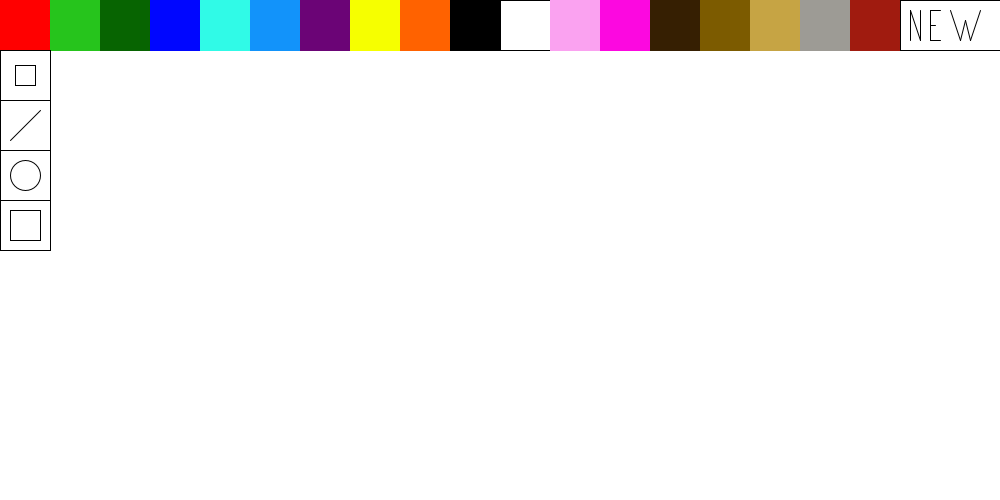
Frame 1 (no input)
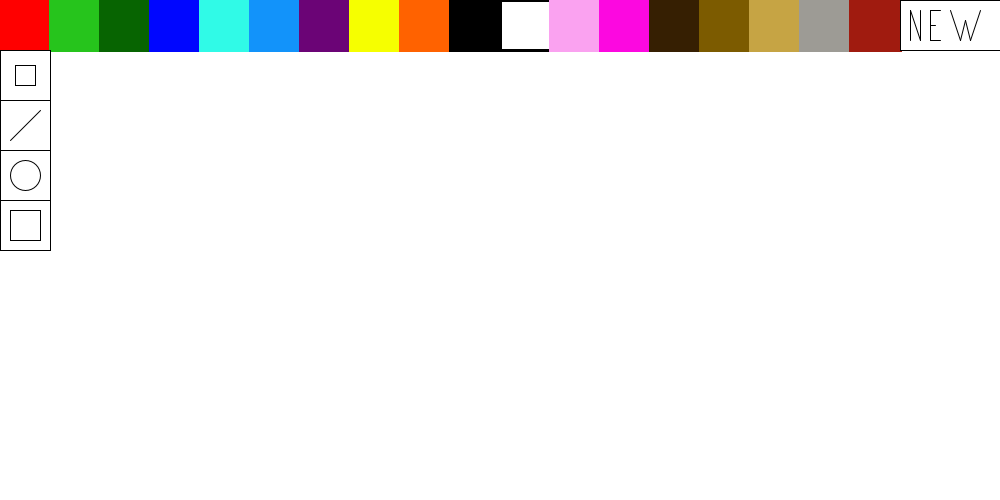
Frame 60 (the mouse pressed at the canvas centre just before this capture)
Frame 120 (the mouse held since frame 60 and released just before this capture): identical to frame 60, image omitted

The Processing sketch that drew these frames (run headless with seeded random() and noise(); from frame 60 on, the mouse is pressed at the canvas centre):

// Processing sketch: processing_174002
// ── processing_174002.pde

//paleta de colores
boolean botonrojo=false;
boolean botonverdelimon=false;
boolean botonverdebandera=false;
boolean azul=false;
boolean azulturquesa=false;
boolean cielo=false;
boolean morado=false;
boolean amarillo=false;
boolean anaranjado=false;
boolean negro=false;
boolean blanco=false;
boolean rosa=false;
boolean fiusha=false;
boolean cafe=false;
boolean cafeclaro=false;
boolean dorado=false;
boolean gris=false;
boolean vino=false;

//funciones
boolean lapiz=false;
boolean goma=false;
boolean circulo=false;
boolean cuadrados=false;
boolean nuevo=false;
 
void setup()
{
size(1000,500);
background(255);
smooth();
}

void draw()
 {
   
   //PALETA DE COLORES


//rojo
stroke(#FF0000);
  fill(#FF0000);
  rect(0,0,50,50);
  
//verdelimon
stroke(#26C41C);
fill(#26C41C);
rect(50,0,50,50);

//verdebandera
stroke(#076401);
fill(#076401);
rect(100,0,50,50);

//azul
stroke(#0006FF);
fill(#0006FF);
rect(150,0,50,50);

//azulturquesa
stroke(#30FAE7);
fill(#30FAE7);
rect(200,0,50,50);

//cielo
stroke(#1293FA);
fill(#1293FA);
rect(250,0,50,50);

//morado
stroke(#6B0476);
fill(#6B0476);
rect(300,0,50,50);

//amarillo
stroke(#F6FF00);
fill(#F6FF00);
rect(350,0,50,50);

//anaranjado
stroke(#FF6200);
fill(#FF6200);
rect(400,0,50,50);

//negro
stroke(0);
fill(0);
rect(450,0,50,50);

//blanco
stroke(0);
fill(255);
rect(500,0,50,50);

//rosa
stroke(#FAA2F0);
fill(#FAA2F0);
rect(550,0,50,50);

//fiusha
stroke(#FC08E0);
fill(#FC08E0);
rect(600,0,50,50);

//cafe
stroke(#361F02);
fill(#361F02);
rect(650,0,50,50);

//cafeclaro
stroke(#7C5B00);
fill(#7C5B00);
rect(700,0,50,50);

//dorado
stroke(#C6A444);
fill(#C6A444);
rect(750,0,50,50);

//gris
stroke(#9D9B95);
fill(#9D9B95);
rect(800,0,50,50);

//vino
stroke(#A01B0F);
fill(#A01B0F);
rect(850,0,50,50);

//FUNCIONES

//goma
stroke(0);
strokeWeight(1);
fill(255); 
rect(0,50,50,50);
fill( 255);
rect(15,65,20,20);
 
 //lapiz
 fill(255);
 rect(0,100,50,50);
 line(10,140,40,110);
 
 //circulo
 rect(0,150,50,50);
 ellipse(25,175,30,30);
 
 //cuadrados
 rect(0,200,50,50);
 rect(10,210,30,30);
 
 //nuevo
 stroke(0);
 fill(255);
 rect(900,0,100,50);
 line(910,10,910,40);
 line(910,10,920,40);
 line(920,40,920,10);
 line(930,10,930,40);
 line(930,10,940,10);
 line(930,25,935,25);
 line(930,40,940,40);
 line(950,10,960,40);
 line(960,40,965,20);
 line(965,20,970,40); 
 line(970,40,980,10);

//PALETA DE COLORES
  
  //rojo
  
  if(botonrojo==true){
   stroke(#FF0000);
   fill(#FF0000);
    rect(0,0,50,50);
  }

//verdelimon


if(botonverdelimon==true){
   stroke(#26C41C);
fill(#26C41C);
 

}
  
  //verdebandera
 
 if(botonverdebandera==true){
   stroke(#076401);
fill(#076401);
 }

   //azul
   
   if(azul==true){
     stroke(#0006FF);
     fill(#0006FF);
   
}
       
   //azulturquesa
   
   if(azulturquesa==true){
     stroke(#30FAE7);
     fill(#30FAE7);
     
}

 //cielo
 if(cielo==true){
   stroke(#1293FA);
   fill(#1293FA);
   
}
     
   //morado
 if(morado==true){
 stroke(#6B0476);
fill(#6B0476);
 
}
  
  //amarillo
  if(amarillo==true){
  stroke(#F6FF00);
  fill(#F6FF00);
  
  }
  
 //anaranjado
if(anaranjado==true){
stroke(#FF6200);
fill(#FF6200);
 
}

//negro
if(negro==true){
    stroke(0);
    fill(0);
     
}
  
//blanco
if(blanco==true){
  stroke(255);
  fill(255);
 
}

//rosa
if(rosa==true){
  stroke(#FAA2F0);
  fill(#FAA2F0);
   
}

//fiusha
if(fiusha==true){
  stroke(#FC08E0);
  fill(#FC08E0);
 }

//cafe
if(cafe==true){
  stroke(#361F02);
  fill(#361F02);
   }

//cafeclaro
if(cafeclaro==true){
  stroke(#7C5B00);
  fill(#7C5B00);
   }
 
//dorado
if(dorado==true){
  stroke(#C6A444);
  fill(#C6A444);
  }

//gris
if(gris==true){
  stroke(#9D9B95);
  fill(#9D9B95);
   }

//vino
if(vino==true){
  stroke(#A01B0F);
  fill(#A01B0F);
   }

//FUNCIONES

strokeWeight(3);

//goma
if(goma==true){
  if(mousePressed){
  noStroke();
  fill(255);
  rect(mouseX,mouseY,25,25);
 
}}

 //circulos
 if(circulo==true){
   if(mousePressed){
   ellipse(mouseX,mouseY,30,30);
  
   }
 }
 
 //cuadrados
 if(cuadrados==true){
   if(mousePressed){
     rect(mouseX,mouseY,30,30);
   }}
   
 //lapiz
  if(lapiz==true){
   if(mousePressed){
     line(mouseX,mouseY,pmouseX,pmouseY);}
  }
    
 //nuevo
 if(nuevo==true){
   noStroke();
   fill(255);
   rect(51,51,950,450);
   rect(0,251,51,250);
 
 }

}   
     
      void mousePressed()
 {
   //rojo
   if(mouseX>0 && mouseX<50 && mouseY>0 && mouseY<50){
   botonrojo=!botonrojo;

 botonverdelimon=false;
 botonverdebandera=false;
 azul=false;
 azulturquesa=false;
 cielo=false;
 morado=false;
 amarillo=false;
 anaranjado=false;
 negro=false;
 blanco=false;
 rosa=false;
 fiusha=false;
 cafe=false;
 cafeclaro=false;
 dorado=false;
 gris=false;
 vino=false;



   stroke(#FF0000);}
   
   //verdelimon
   if(mouseX>50 && mouseX<100 && mouseY>0 && mouseY<50){

  
botonverdelimon=!botonverdelimon;
 
 botonrojo=false;
 botonverdebandera=false;
 azul=false;
 azulturquesa=false;
 cielo=false;
 morado=false;
 amarillo=false;
 anaranjado=false;
 negro=false;
 blanco=false;
 rosa=false;
 fiusha=false;
 cafe=false;
 cafeclaro=false;
 dorado=false;
 gris=false;
 vino=false;
 
  }
   
   //verdebandera
   if(mouseX>100 && mouseX<150 && mouseY>0 && mouseY<50){
    
 botonverdebandera=!botonverdebandera;
 
  botonrojo=false;
 botonverdelimon=false;
 
 azul=false;
 azulturquesa=false;
 cielo=false;
 morado=false;
 amarillo=false;
 anaranjado=false;
 negro=false;
 blanco=false;
 rosa=false;
 fiusha=false;
 cafe=false;
 cafeclaro=false;
 dorado=false;
 gris=false;
 vino=false;

 
 }
   
   //azul
      if(mouseX>150 && mouseX<200 && mouseY>0 && mouseY<50){
        
 azul=!azul;
 
 botonrojo=false;
 botonverdelimon=false;
 botonverdebandera=false;
 
 azulturquesa=false;
 cielo=false;
 morado=false;
 amarillo=false;
 anaranjado=false;
 negro=false;
 blanco=false;
 rosa=false;
 fiusha=false;
 cafe=false;
 cafeclaro=false;
 dorado=false;
 gris=false;
 vino=false;

 
}
   
   //azulturquesa
   if(mouseX>200& mouseX<250 && mouseY>0 && mouseY<50){
  
 azulturquesa=!azulturquesa;
 
 botonrojo=false;
 botonverdelimon=false;
 botonverdebandera=false;
 azul=false;
 
 cielo=false;
 morado=false;
 amarillo=false;
 anaranjado=false;
 negro=false;
 blanco=false;
 rosa=false;
 fiusha=false;
 cafe=false;
 cafeclaro=false;
 dorado=false;
 gris=false;
 vino=false;

 
}
   
   //cielo
    if(mouseX>250&&mouseX<300&& mouseY>0 && mouseY<50){
      
   cielo=!cielo;
 
 botonrojo=false;
 botonverdelimon=false;
 botonverdebandera=false;
 azul=false;
 azulturquesa=false;
 
 morado=false;
 amarillo=false;
 anaranjado=false;
 negro=false;
 blanco=false;
 rosa=false;
 fiusha=false;
 cafe=false;
 cafeclaro=false;
 dorado=false;
 gris=false;
 vino=false;
 
}
   
 //morado
if(mouseX>300&&mouseX<350 && mouseY>0 &&mouseY<50){

  morado=!morado;
 
 botonrojo=false;
 botonverdelimon=false;
 botonverdebandera=false;
 azul=false;
 azulturquesa=false;
 cielo=false;

 amarillo=false;
 anaranjado=false;
 negro=false;
 blanco=false;
 rosa=false;
 fiusha=false;
 cafe=false;
 cafeclaro=false;
 dorado=false;
 gris=false;
 vino=false;

 
}
  
  //amarillo
  if(mouseX>350&&mouseX<400 &&mouseY>0 && mouseY<50){
     
      amarillo=!amarillo;
 
 botonrojo=false;
 botonverdelimon=false;
 botonverdebandera=false;
 azul=false;
 azulturquesa=false;
 cielo=false;
 morado=false;

 anaranjado=false;
 negro=false;
 blanco=false;
 rosa=false;
 fiusha=false;
 cafe=false;
 cafeclaro=false;
 dorado=false;
 gris=false;
 vino=false;

 
}

//anaranjado
if(mouseX>400 && mouseY<450 && mouseY>0 && mouseY<50){

  anaranjado=!anaranjado;
  
 botonrojo=false;
 botonverdelimon=false;
 botonverdebandera=false;
 azul=false;
 azulturquesa=false;
 cielo=false;
 morado=false;
 amarillo=false;
 
 negro=false;
 blanco=false;
 rosa=false;
 fiusha=false;
 cafe=false;
 cafeclaro=false;
 dorado=false;
 gris=false;
 vino=false;

 
 }

//negro
if(mouseX>450 && mouseX<500 && mouseY>0 && mouseY<50){

 negro=!negro;
 
 botonrojo=false;
 botonverdelimon=false;
 botonverdebandera=false;
 azul=false;
 azulturquesa=false;
 cielo=false;
 morado=false;
 amarillo=false;
 anaranjado=false;

 blanco=false;
 rosa=false;
 fiusha=false;
 cafe=false;
 cafeclaro=false;
 dorado=false;
 gris=false;
 vino=false;

 
 }


//blanco
if(mouseX>500 && mouseX<550 && mouseY>0 &&mouseY<50){

blanco=!blanco;

 botonrojo=false;
 botonverdelimon=false;
 botonverdebandera=false;
 azul=false;
 azulturquesa=false;
 cielo=false;
 morado=false;
 amarillo=false;
 anaranjado=false;
 negro=false;
 
 rosa=false;
 fiusha=false;
 cafe=false;
 cafeclaro=false;
 dorado=false;
 gris=false;
 vino=false;

 
}

//rosa

if(mouseX>550 && mouseX<600 && mouseY>0 &&mouseY<50){

rosa=!rosa;

 botonrojo=false;
 botonverdelimon=false;
 botonverdebandera=false;
 azul=false;
 azulturquesa=false;
 cielo=false;
 morado=false;
 amarillo=false;
 anaranjado=false;
 negro=false;
 blanco=false;

 fiusha=false;
 cafe=false;
 cafeclaro=false;
 dorado=false;
 gris=false;
 vino=false;
 
}

//fiusha
if(mouseX>600 && mouseX<650 && mouseY>0 &&mouseY<50){

fiusha=!fiusha;

 botonrojo=false;
 botonverdelimon=false;
 botonverdebandera=false;
 azul=false;
 azulturquesa=false;
 cielo=false;
 morado=false;
 amarillo=false;
 anaranjado=false;
 negro=false;
 blanco=false;
 rosa=false;

 cafe=false;
 cafeclaro=false;
 dorado=false;
 gris=false;
 vino=false;
 
}

//cafe
if(mouseX>650 && mouseX<700 && mouseY>0 &&mouseY<50){

cafe=!cafe;

 botonrojo=false;
 botonverdelimon=false;
 botonverdebandera=false;
 azul=false;
 azulturquesa=false;
 cielo=false;
 morado=false;
 amarillo=false;
 anaranjado=false;
 negro=false;
 blanco=false;
 rosa=false;
 fiusha=false;

 cafeclaro=false;
 dorado=false;
 gris=false;
 vino=false;
 
}

//cafeclaro
if(mouseX>700 && mouseX<750 && mouseY>0 &&mouseY<50){

cafeclaro=!cafeclaro;

 botonrojo=false;
 botonverdelimon=false;
 botonverdebandera=false;
 azul=false;
 azulturquesa=false;
 cielo=false;
 morado=false;
 amarillo=false;
 anaranjado=false;
 negro=false;
 blanco=false;
 rosa=false;
 fiusha=false;
 cafe=false;
 
 dorado=false;
 gris=false;
 vino=false;

 
 }
 
 //dorado
 if(mouseX>750 && mouseX<800 && mouseY>0 &&mouseY<50){

 dorado=!dorado;

  botonrojo=false;
 botonverdelimon=false;
 botonverdebandera=false;
 azul=false;
 azulturquesa=false;
 cielo=false;
 morado=false;
 amarillo=false;
 anaranjado=false;
 negro=false;
 blanco=false;
 rosa=false;
 fiusha=false;
 cafe=false;
 cafeclaro=false;

 gris=false;
 vino=false;
 
 
 }
 
 //gris
 if(mouseX>800 && mouseX<850 && mouseY>0 &&mouseY<50){

 gris=!gris;

  botonrojo=false;
 botonverdelimon=false;
 botonverdebandera=false;
 azul=false;
 azulturquesa=false;
 cielo=false;
 morado=false;
 amarillo=false;
 anaranjado=false;
 negro=false;
 blanco=false;
 rosa=false;
 fiusha=false;
 cafe=false;
 cafeclaro=false;
 dorado=false;

 vino=false;

 
 
 }

//vino
if(mouseX>850 && mouseX<900 && mouseY>0 &&mouseY<50){

vino=!vino;

 botonrojo=false;
 botonverdelimon=false;
 botonverdebandera=false;
 azul=false;
 azulturquesa=false;
 cielo=false;
 morado=false;
 amarillo=false;
 anaranjado=false;
 negro=false;
 blanco=false;
 rosa=false;
 fiusha=false;
 cafe=false;
 cafeclaro=false;
 dorado=false;
 gris=false;
 

 
 }
 
 //FUNCIONES  
 
   //goma
   if(mouseX>0 &&mouseX<50 && mouseY>50 && mouseY<100){
     goma=!goma;


//funciones
 lapiz=false;
 
 circulo=false;
 nuevo=false;
 cuadrados=false;
 }
 
  //circulos
 if(mouseX>0 && mouseX<50 && mouseY>150 &&mouseY<200){
   circulo=!circulo;



//funciones
 lapiz=false;
 goma=false;

 nuevo=false;
 cuadrados=false;
 }  
   
   //cuadrados
   if(mouseX>0 &&mouseX<50 && mouseY>200&&mouseY<250){
     cuadrados=!cuadrados;
   
   //funciones
   lapiz=false;
 goma=false;
circulo=false;
 nuevo=false;
   }    
 
  //lapiz
 if(mouseX>0 && mouseX<50 && mouseY>100 &&mouseY<150){
 
   lapiz=!lapiz;

 botonrojo=false;
 botonverdelimon=false;
 botonverdebandera=false;
 azul=false;
 azulturquesa=false;
 cielo=false;
 morado=false;
 amarillo=false;
 anaranjado=false;
 negro=false;
 blanco=false;
 rosa=false;
 fiusha=false;
 cafe=false;
 cafeclaro=false;
 dorado=false;
 gris=false;
 vino=false;
  

//funciones
 
 goma=false;
 circulo=false;
 nuevo=false;
 cuadrados=false;
 
 }
 

 
    //nuevo
    if(mouseX>900 && mouseX<1000 && mouseY>0 && mouseY<50){

       nuevo=!nuevo;
       
//paleta de colores
 botonrojo=false;
 botonverdelimon=false;
 botonverdebandera=false;
 azul=false;
 azulturquesa=false;
 cielo=false;
 morado=false;
 amarillo=false;
 anaranjado=false;
 negro=false;
 blanco=false;
 rosa=false;
 fiusha=false;
 cafe=false;
 cafeclaro=false;
 dorado=false;
 gris=false;
 vino=false;

//funciones
 lapiz=false;
 goma=false;
 circulo=false;

 }


}
